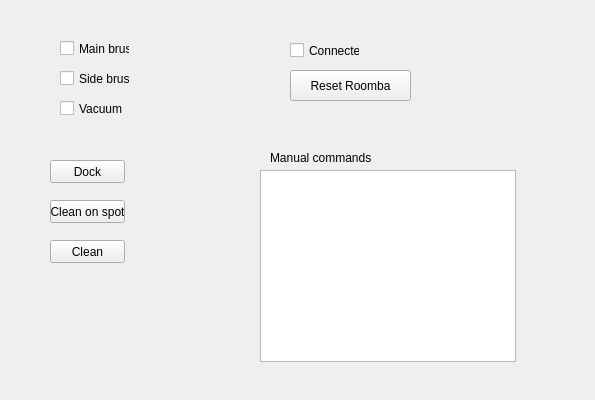
<?xml version="1.0" encoding="UTF-8"?>
<ui version="4.0">
 <class>ControllingRoomba</class>
 <widget class="QWidget" name="ControllingRoomba">
  <property name="geometry">
   <rect>
    <x>0</x>
    <y>0</y>
    <width>595</width>
    <height>400</height>
   </rect>
  </property>
  <property name="windowTitle">
   <string>Form</string>
  </property>
  <widget class="QCheckBox" name="checkBox">
   <property name="geometry">
    <rect>
     <x>60</x>
     <y>40</y>
     <width>70</width>
     <height>17</height>
    </rect>
   </property>
   <property name="text">
    <string>Main brush</string>
   </property>
  </widget>
  <widget class="QCheckBox" name="checkBox_2">
   <property name="geometry">
    <rect>
     <x>60</x>
     <y>70</y>
     <width>70</width>
     <height>17</height>
    </rect>
   </property>
   <property name="text">
    <string>Side brush</string>
   </property>
  </widget>
  <widget class="QCheckBox" name="checkBox_3">
   <property name="geometry">
    <rect>
     <x>60</x>
     <y>100</y>
     <width>70</width>
     <height>17</height>
    </rect>
   </property>
   <property name="text">
    <string>Vacuum</string>
   </property>
  </widget>
  <widget class="QPushButton" name="pushButton">
   <property name="geometry">
    <rect>
     <x>290</x>
     <y>70</y>
     <width>121</width>
     <height>31</height>
    </rect>
   </property>
   <property name="text">
    <string>Reset Roomba</string>
   </property>
  </widget>
  <widget class="QPushButton" name="pushButton_2">
   <property name="geometry">
    <rect>
     <x>50</x>
     <y>160</y>
     <width>75</width>
     <height>23</height>
    </rect>
   </property>
   <property name="text">
    <string>Dock</string>
   </property>
  </widget>
  <widget class="QPushButton" name="pushButton_3">
   <property name="geometry">
    <rect>
     <x>50</x>
     <y>200</y>
     <width>75</width>
     <height>23</height>
    </rect>
   </property>
   <property name="text">
    <string>Clean on spot</string>
   </property>
  </widget>
  <widget class="QPushButton" name="pushButton_4">
   <property name="geometry">
    <rect>
     <x>50</x>
     <y>240</y>
     <width>75</width>
     <height>23</height>
    </rect>
   </property>
   <property name="text">
    <string>Clean</string>
   </property>
  </widget>
  <widget class="QCheckBox" name="checkBox_4">
   <property name="geometry">
    <rect>
     <x>290</x>
     <y>40</y>
     <width>70</width>
     <height>21</height>
    </rect>
   </property>
   <property name="text">
    <string>Connected</string>
   </property>
  </widget>
  <widget class="QListWidget" name="listWidget">
   <property name="geometry">
    <rect>
     <x>260</x>
     <y>170</y>
     <width>256</width>
     <height>192</height>
    </rect>
   </property>
  </widget>
  <widget class="QLabel" name="label">
   <property name="geometry">
    <rect>
     <x>270</x>
     <y>150</y>
     <width>161</width>
     <height>16</height>
    </rect>
   </property>
   <property name="text">
    <string>Manual commands</string>
   </property>
  </widget>
 </widget>
 <resources/>
 <connections/>
</ui>
